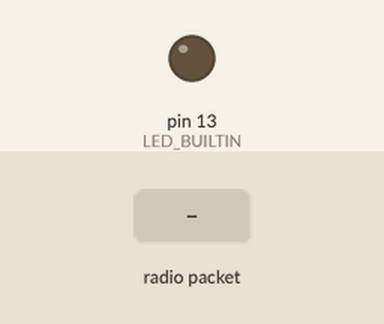
A sketch run on a simulated Arduino Uno, built with avr-gcc and run on an emulated ATmega328P. Parts: output pins drawn as LEDs (lit = HIGH). Dashed ring = blinking. The inputs (shaded band) are chosen by the test bench. No radio packets arrive unless stated; what the sketch prints to the serial monitor is not drawn. At 13.5 s the program stops and its outputs stay as they are.

Above: at 0.1 s.
At 6.2 s:
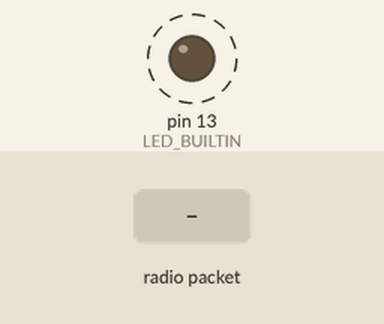
6.3 s: radio packet "1" arrives
Timing chart, 0 to 11.1 s (numbered marks = the images above; inputs shaded):
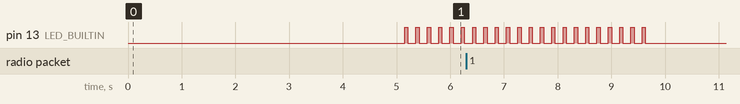

The sketch:

roll_call.ino
```cpp
#include <SPI.h>
#include <RH_RF95.h>

uint8_t buf[RH_RF95_MAX_MESSAGE_LEN];
uint8_t len = sizeof(buf);

// LoRa parameters
float freq = 915.0;                 // Center frequency
uint8_t SF_hold = 8;                // Spreading Factor params (make sure match)
uint8_t SF[] = "8";
long BW_hold = 250000;              // Bandwidth params (make sure match)
uint8_t BW[] = "250000";
RH_RF95 rf95(8, 3);                 // RF95 object

void setup()
{
    Serial.begin(9600);

    // Initialize RF95 transmitter
    if (!rf95.init())
      while(true) {
        delay(500);
      }

    // Default, config messages sent using SF = 8 and BW = 250000
    rf95.setTxPower(23, false);
    rf95.setSpreadingFactor(SF_hold);
    rf95.setFrequency(freq);
    rf95.setSignalBandwidth(BW_hold);

    // Set interrupt and LED pins
    pinMode(LED_BUILTIN, OUTPUT);
    digitalWrite(LED_BUILTIN, LOW);

    // begin roll call in 5 seconds
    Serial.println("Sending to rf95_server");
    delay(5000);
}

void loop()
{
  // send roll call beacons for all nodes
  for (int i = 0; i < 22; i++) {
    delay(150);
    digitalWrite(LED_BUILTIN, HIGH);
    uint8_t data3[] = {(i >> 8), (i & 0xFF)};   // <= Beacon
    rf95.send(data3, sizeof(data3));
    rf95.waitPacketSent();
    digitalWrite(LED_BUILTIN, LOW);

    // wait for response to roll call, print if present
    delay(0);
    if (rf95.available()) {
      if (rf95.recv(buf, &len)) {
        String rx_m = (char*)buf;
        Serial.println(buf[1]);
      }
    }
  }

  delay(1500);
  uint8_t data4[] = "Rst";                      // <= Tell nodes to reset
  rf95.send(data4, sizeof(data4));
  rf95.waitPacketSent();

  delay(100);
  rf95.send(data4, sizeof(data4));              // <= Tell nodes to reset
  rf95.waitPacketSent();

  delay(100);
  rf95.send(data4, sizeof(data4));              // <= Tell nodes to reset
  rf95.waitPacketSent();

  while (true)
    delay(1000);                                // <= End roll call sequence
}
```

Measured:
- by itself, pin 13 (LED_BUILTIN): alternates HIGH for 0.06 s and LOW for 0.15 s, 32 changes in all, then stays LOW
